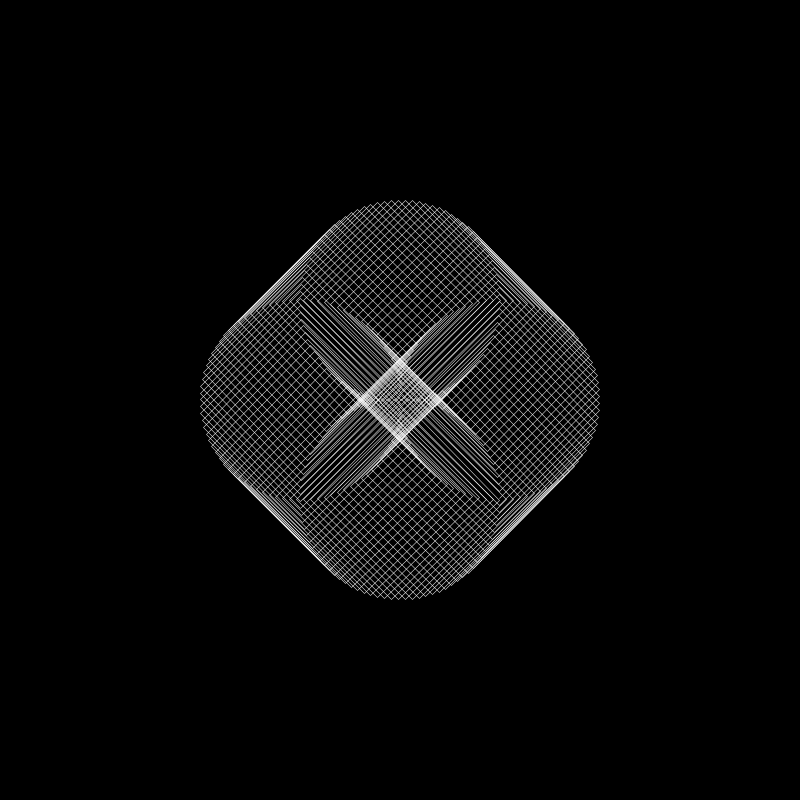
Frame 1 (no input)
Frame 60 (the mouse pressed at the canvas centre just before this capture): identical to frame 1, image omitted
Frame 120 (the mouse held since frame 60 and released just before this capture): identical to frame 1, image omitted

The Processing sketch that drew this single still picture (run headless with seeded random() and noise(); from frame 60 on, the mouse is pressed at the canvas centre):

// Processing sketch: Sketch_04_sophisticated_functions
// ── Sketch_04_sophisticated_functions.pde


/// 02
/// TITLE: LISSAJOUS CURVE
/// AUTHOR: @patternseeing

/// LINKS: https://en.wikipedia.org/wiki/Parametric_equation
/// CATEGORY: #Represenation #ParametricEquations

/// LISCENCE: Creative Commons Attribution 4.0 International (CC BY 4.0)
/// DATE: 14-02-2018

////////////////////////////////////////////////////////
void setup() {

  size(800, 800);
  smooth();
}


void draw() {


  background(0);


  translate(width/2, height/2);


  for (int i = 0; i<360; i++) {



    if (i>0) {

      float t= radians(i);

      float t1 = radians(i-1);



float a = radians(100);

      //    float x = cos(a*t) - pow(cos(b*t), j);
      //      float y = cos(c*t) - pow(sin(d*t), k);



      float x = cos(t)- (pow(cos(90*t), 3));
      float y = sin(t)- (pow(sin(90*t), 3));

      float x1 = cos(t1)- (pow(cos(90*t1), 3));
      float y1 = sin(t1)- (pow(sin(90*t1), 3));


      strokeWeight(.5);

      stroke(255);
      line(100*x, 100*y, 100*x1, 100*y1);
    }
  }
}
